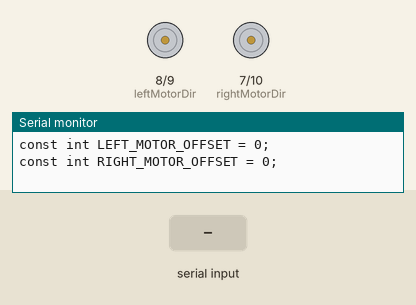
Simulated run of this sketch. Board: Arduino Uno, built with avr-gcc and run on an emulated ATmega328P. On the bench: direction and speed pins drawn as motors (green arrow = direction pin HIGH = forward, orange = LOW = backward, longer = more drive), the last lines printed to the serial monitor. The inputs (shaded band) are chosen by the test bench.

Above: at 1.8 s.
1.9 s: "t" received over Serial
At 3.5 s:
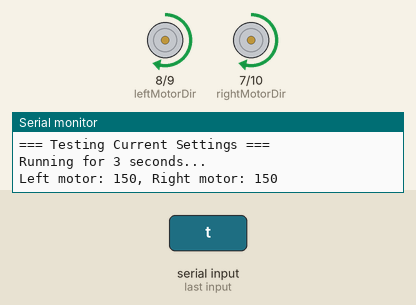
4.4 s: "l+" received over Serial
7.4 s: "l-" received over Serial
Timing chart, 0 to 10.4 s (numbered marks = the images above; inputs shaded):
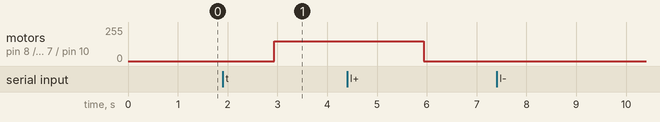

Measured:
- after the input at 1.9 s, motor on pin 8 (leftMotorDir) / pin 9 (leftMotorPWM), motor on pin 7 (rightMotorDir) / pin 10 (rightMotorPWM): stopped → forward 150/255 after 1.0 s

The sketch:

MotorCalibration.ino
```cpp
/*
  Motor Speed Calibration for Arduino Robot Car

  This code helps calibrate the speed of both motors to ensure the robot
  moves straight when both motors are set to the same speed value.

  Instructions:
  1. Place the robot on a flat surface with enough space to move
  2. Upload this code to your Arduino
  3. Open Serial Monitor (9600 baud)
  4. Follow the on-screen instructions
  5. Record the calibration values for use in your main robot code

  Hardware Connections:
  - Left Motor: Pin 9 (PWM), Pin 8 (Direction)
  - Right Motor: Pin 10 (PWM), Pin 7 (Direction)
  - Optional: Encoder pins for more accurate calibration
*/

// Motor pins
const int leftMotorPWM = 9;
const int leftMotorDir = 8;
const int rightMotorPWM = 10;
const int rightMotorDir = 7;

// Calibration variables
int baseSpeed = 150;  // Base speed for testing (0-255)
int leftSpeedOffset = 0;   // Offset for left motor (-50 to +50)
int rightSpeedOffset = 0;  // Offset for right motor (-50 to +50)

// Test duration
const unsigned long testDuration = 3000; // 3 seconds per test

void setup() {
  Serial.begin(9600);

  // Initialize motor pins
  pinMode(leftMotorPWM, OUTPUT);
  pinMode(leftMotorDir, OUTPUT);
  pinMode(rightMotorPWM, OUTPUT);
  pinMode(rightMotorDir, OUTPUT);

  // Set initial direction (forward)
  digitalWrite(leftMotorDir, HIGH);
  digitalWrite(rightMotorDir, HIGH);

  // Stop motors initially
  analogWrite(leftMotorPWM, 0);
  analogWrite(rightMotorPWM, 0);

  Serial.println("=== Motor Speed Calibration ===");
  Serial.println("Place robot on flat surface with space to move");
  Serial.println("Commands:");
  Serial.println("'t' - Test current settings");
  Serial.println("'l+' - Increase left motor speed (+5)");
  Serial.println("'l-' - Decrease left motor speed (-5)");
  Serial.println("'r+' - Increase right motor speed (+5)");
  Serial.println("'r-' - Decrease right motor speed (-5)");
  Serial.println("'b+' - Increase base speed (+10)");
  Serial.println("'b-' - Decrease base speed (-10)");
  Serial.println("'s' - Show current settings");
  Serial.println("'c' - Run complete calibration sequence");
  Serial.println("'h' - Show this help");
  Serial.println();
  showCurrentSettings();
}

void loop() {
  if (Serial.available()) {
    String command = Serial.readString();
    command.trim();
    command.toLowerCase();

    if (command == "t") {
      testCurrentSettings();
    }
    else if (command == "l+") {
      leftSpeedOffset = constrain(leftSpeedOffset + 5, -50, 50);
      Serial.println("Left motor speed increased");
      showCurrentSettings();
    }
    else if (command == "l-") {
      leftSpeedOffset = constrain(leftSpeedOffset - 5, -50, 50);
      Serial.println("Left motor speed decreased");
      showCurrentSettings();
    }
    else if (command == "r+") {
      rightSpeedOffset = constrain(rightSpeedOffset + 5, -50, 50);
      Serial.println("Right motor speed increased");
      showCurrentSettings();
    }
    else if (command == "r-") {
      rightSpeedOffset = constrain(rightSpeedOffset - 5, -50, 50);
      Serial.println("Right motor speed decreased");
      showCurrentSettings();
    }
    else if (command == "b+") {
      baseSpeed = constrain(baseSpeed + 10, 50, 255);
      Serial.println("Base speed increased");
      showCurrentSettings();
    }
    else if (command == "b-") {
      baseSpeed = constrain(baseSpeed - 10, 50, 255);
      Serial.println("Base speed decreased");
      showCurrentSettings();
    }
    else if (command == "s") {
      showCurrentSettings();
    }
    else if (command == "c") {
      runCompleteCalibration();
    }
    else if (command == "h") {
      showHelp();
    }
    else {
      Serial.println("Unknown command. Type 'h' for help.");
    }
  }
}

void testCurrentSettings() {
  Serial.println("\n=== Testing Current Settings ===");
  Serial.print("Running for ");
  Serial.print(testDuration / 1000);
  Serial.println(" seconds...");

  int leftSpeed = constrain(baseSpeed + leftSpeedOffset, 0, 255);
  int rightSpeed = constrain(baseSpeed + rightSpeedOffset, 0, 255);

  Serial.print("Left motor: ");
  Serial.print(leftSpeed);
  Serial.print(", Right motor: ");
  Serial.println(rightSpeed);

  // Start motors
  analogWrite(leftMotorPWM, leftSpeed);
  analogWrite(rightMotorPWM, rightSpeed);

  delay(testDuration);

  // Stop motors
  analogWrite(leftMotorPWM, 0);
  analogWrite(rightMotorPWM, 0);

  Serial.println("Test complete. Observe if robot moved straight.");
  Serial.println("If robot turned left: increase left motor or decrease right motor");
  Serial.println("If robot turned right: increase right motor or decrease left motor");
  Serial.println();
}

void runCompleteCalibration() {
  Serial.println("\n=== Complete Calibration Sequence ===");
  Serial.println("This will test different speed combinations");
  Serial.println("Observe which combination makes the robot go straightest");
  Serial.println();

  // Test different offset combinations
  int testOffsets[] = {-10, -5, 0, 5, 10};
  int numTests = sizeof(testOffsets) / sizeof(testOffsets[0]);

  for (int l = 0; l < numTests; l++) {
    for (int r = 0; r < numTests; r++) {
      int leftOffset = testOffsets[l];
      int rightOffset = testOffsets[r];

      Serial.print("Test ");
      Serial.print((l * numTests) + r + 1);
      Serial.print("/");
      Serial.print(numTests * numTests);
      Serial.print(" - Left offset: ");
      Serial.print(leftOffset);
      Serial.print(", Right offset: ");
      Serial.println(rightOffset);

      int leftSpeed = constrain(baseSpeed + leftOffset, 0, 255);
      int rightSpeed = constrain(baseSpeed + rightOffset, 0, 255);

      // Start motors
      analogWrite(leftMotorPWM, leftSpeed);
      analogWrite(rightMotorPWM, rightSpeed);

      delay(2000); // 2 seconds per test

      // Stop motors
      analogWrite(leftMotorPWM, 0);
      analogWrite(rightMotorPWM, 0);

      delay(1000); // 1 second pause between tests
    }
  }

  Serial.println("\nCalibration sequence complete!");
  Serial.println("Choose the best combination and set it manually using l+/l-/r+/r- commands");
  Serial.println();
}

void showCurrentSettings() {
  int leftSpeed = constrain(baseSpeed + leftSpeedOffset, 0, 255);
  int rightSpeed = constrain(baseSpeed + rightSpeedOffset, 0, 255);

  Serial.println("\n--- Current Settings ---");
  Serial.print("Base Speed: ");
  Serial.println(baseSpeed);
  Serial.print("Left Offset: ");
  Serial.println(leftSpeedOffset);
  Serial.print("Right Offset: ");
  Serial.println(rightSpeedOffset);
  Serial.print("Actual Left Speed: ");
  Serial.println(leftSpeed);
  Serial.print("Actual Right Speed: ");
  Serial.println(rightSpeed);
  Serial.println();

  // Show code for main program
  Serial.println("--- Code for Main Program ---");
  Serial.println("// Add these calibration values to your main robot code:");
  Serial.print("const int LEFT_MOTOR_OFFSET = ");
  Serial.print(leftSpeedOffset);
  Serial.println(";");
  Serial.print("const int RIGHT_MOTOR_OFFSET = ");
  Serial.print(rightSpeedOffset);
  Serial.println(";");
  Serial.println();
}

void showHelp() {
  Serial.println("\n=== Motor Calibration Help ===");
  Serial.println("Commands:");
  Serial.println("'t' - Test current settings (motors run for 3 seconds)");
  Serial.println("'l+' - Increase left motor speed (+5)");
  Serial.println("'l-' - Decrease left motor speed (-5)");
  Serial.println("'r+' - Increase right motor speed (+5)");
  Serial.println("'r-' - Decrease right motor speed (-5)");
  Serial.println("'b+' - Increase base speed (+10)");
  Serial.println("'b-' - Decrease base speed (-10)");
  Serial.println("'s' - Show current settings");
  Serial.println("'c' - Run complete calibration sequence");
  Serial.println("'h' - Show this help");
  Serial.println();
  Serial.println("Calibration Tips:");
  Serial.println("1. Use a flat, smooth surface");
  Serial.println("2. Ensure wheels are clean and have good grip");
  Serial.println("3. Test at different speeds (use b+/b- to change base speed)");
  Serial.println("4. Small adjustments work better than large ones");
  Serial.println("5. Mark starting position to measure deviation");
  Serial.println();
}

// Additional functions for advanced calibration

void runDistanceCalibration() {
  // This function can be used to calibrate based on distance traveled
  // Requires measurement of actual distance vs expected distance
  Serial.println("Place ruler or measure tape alongside robot path");
  Serial.println("Robot will move forward for exactly 10 seconds");
  Serial.println("Measure the distance traveled by each wheel");

  // Run motors for precise timing
  unsigned long startTime = millis();
  analogWrite(leftMotorPWM, baseSpeed + leftSpeedOffset);
  analogWrite(rightMotorPWM, baseSpeed + rightSpeedOffset);

  while (millis() - startTime < 10000) {
    // Run for exactly 10 seconds
  }

  analogWrite(leftMotorPWM, 0);
  analogWrite(rightMotorPWM, 0);

  Serial.println("Distance test complete. Measure the distance each wheel traveled.");
}

void runTurnCalibration() {
  // Test turning to calibrate for precise rotation
  Serial.println("Turn calibration - robot will attempt 90-degree turn");

  // Right turn test
  digitalWrite(leftMotorDir, HIGH);   // Left forward
  digitalWrite(rightMotorDir, LOW);   // Right backward

  analogWrite(leftMotorPWM, baseSpeed);
  analogWrite(rightMotorPWM, baseSpeed);

  delay(1000); // Adjust this timing for 90-degree turn

  analogWrite(leftMotorPWM, 0);
  analogWrite(rightMotorPWM, 0);

  // Reset direction
  digitalWrite(leftMotorDir, HIGH);
  digitalWrite(rightMotorDir, HIGH);

  Serial.println("Turn test complete. Measure actual turn angle.");
}
```
